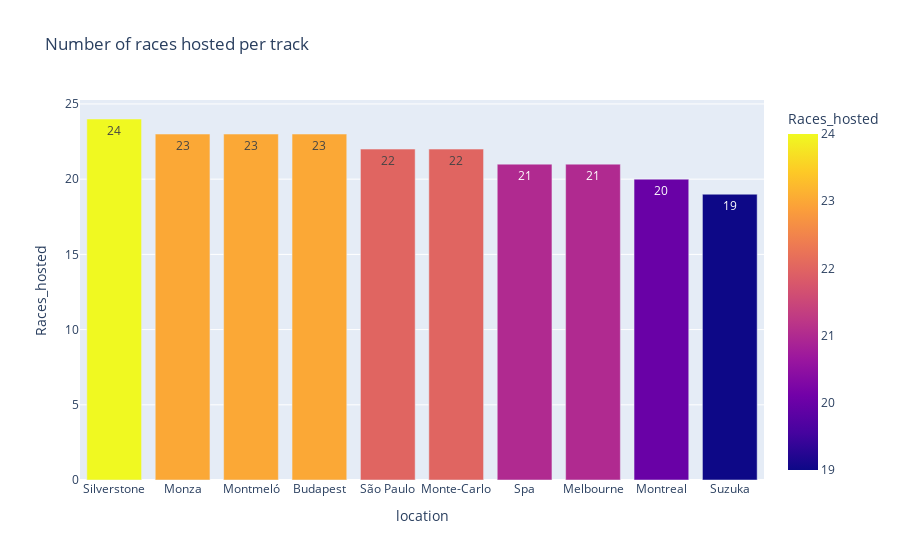

Source (notebook cell):
### Code cell
#Showing which track hosted the largest amount of races

track_num = pd.read_sql_query("""
                    SELECT location, country, COUNT(location) as Races_hosted FROM circuits as C
                    JOIN races as R
                    ON R.circuitId = C.circuitId
                    WHERE date >="2022-01-22"
                    GROUP BY location
                    ORDER BY Races_hosted desc
                    limit 10
                    """, conn)

px.bar(track_num, x='location', y='Races_hosted', title = 'Number of races hosted per track', color = 'Races_hosted', text_auto=True)

### Figure 1 — Plotly figure (JSON) as saved in the notebook; plotly's stock layout.template omitted (floating-point values rounded to 4 significant figures)
{"data": [{"alignmentgroup": "True", "hovertemplate": "location=%{x}<br>Races_hosted=%{marker.color}<extra></extra>", "legendgroup": "", "marker": {"color": [24, 23, 23, 23, 22, 22, 21, 21, 20, 19], "coloraxis": "coloraxis", "pattern": {"shape": ""}}, "name": "", "offsetgroup": "", "orientation": "v", "showlegend": false, "textposition": "auto", "texttemplate": "%{y}", "type": "bar", "x": ["Silverstone", "Monza", "Montmeló", "Budapest", "São Paulo", "Monte-Carlo", "Spa", "Melbourne", "Montreal", "Suzuka"], "xaxis": "x", "y": [24, 23, 23, 23, 22, 22, 21, 21, 20, 19], "yaxis": "y"}], "layout": {"barmode": "relative", "coloraxis": {"colorbar": {"title": {"text": "Races_hosted"}}, "colorscale": [[0, "#0d0887"], [0.1111, "#46039f"], [0.2222, "#7201a8"], [0.3333, "#9c179e"], [0.4444, "#bd3786"], [0.5556, "#d8576b"], [0.6667, "#ed7953"], [0.7778, "#fb9f3a"], [0.8889, "#fdca26"], [1, "#f0f921"]]}, "legend": {"tracegroupgap": 0}, "title": {"text": "Number of races hosted per track"}, "xaxis": {"anchor": "y", "domain": [0, 1], "title": {"text": "location"}}, "yaxis": {"anchor": "x", "domain": [0, 1], "title": {"text": "Races_hosted"}}}}
